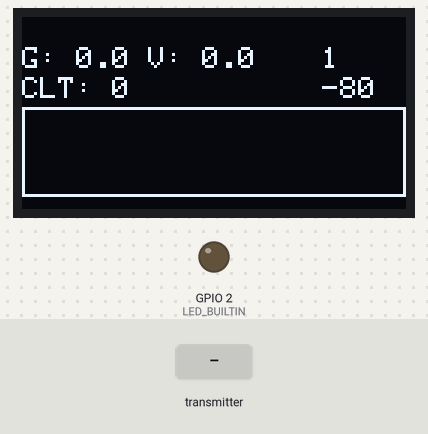
A sketch run on a simulated ESP32. Parts: 128×64 one-colour display, output pins drawn as LEDs (lit = HIGH). The inputs (shaded band) are chosen by the test bench. No radio packets arrive unless stated; what the sketch prints to the serial monitor is not drawn.

Above: at 1.3 s.
1.4 s: the transmitter starts sending value2 = 1024
At 1.7 s:
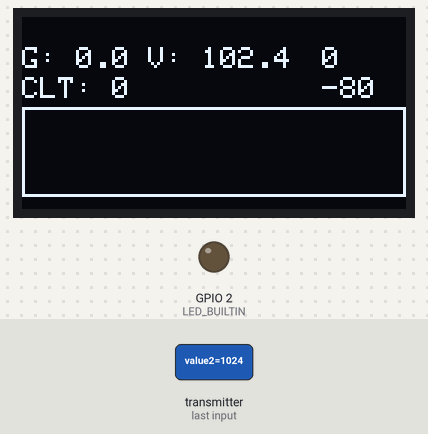
2.9 s: the transmitter starts sending value3 = 1024
At 3.6 s:
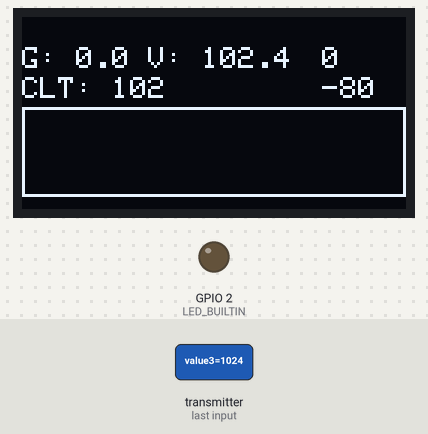
4.4 s: the transmitter starts sending value2 = 0
At 5.1 s:
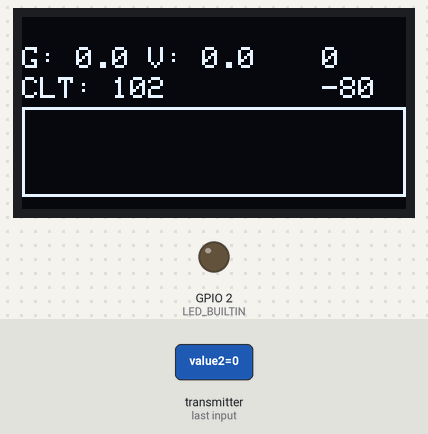
5.9 s: the transmitter starts sending value3 = 2048
At 7.0 s:
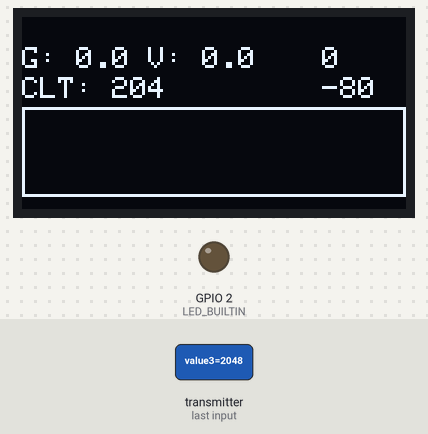
Timing chart, 0 to 8.4 s (numbered marks = the images above; inputs shaded):
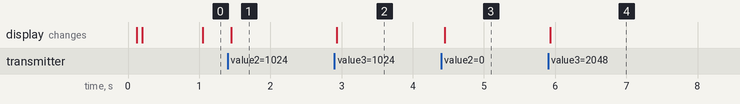

The sketch:

ESPLORAreceive_4.ino
```cpp
// Gas gauge sketch for TTGO LORA32 board
#include <SPI.h>
#include <LoRa.h>
#include <Wire.h>
#include <Adafruit_GFX.h>
#include <Adafruit_SSD1306.h> // screen code

#define OLED_RESET 4 // screen code
#define SCREEN_WIDTH 128 // OLED display width, in pixels
#define SCREEN_HEIGHT 64 // OLED display height, in pixels
#define SCREEN_ADDRESS 0x3C ///< See datasheet for Address; 0x3D for 128x64, 0x3C for 128x32
#define WIRE Wire1

Adafruit_SSD1306 display(SCREEN_WIDTH, SCREEN_HEIGHT, &Wire, OLED_RESET);

const int resetPin = 23;
const int csPin  = 18;
const int irqPin = 26;
String receiveString = "";

int a = 0;
int b = 0;
int c = 0;
int d = 0;
int clt = 0;
float batt = 0;
float battF = 0;
int fuel = 0;

float fuelLevelGallons = 0.0;
int fuelLevelGallonsX10 = 0;
int16_t fuelBarPixels = 0;
unsigned long lastTime = 0;
unsigned long currentTime = 0;
unsigned long howLong = 0;
float mapFloat(float x, float in_min, float in_max, float out_min, float out_max)
{
  return (x - in_min) * (out_max - out_min) / (in_max - in_min) + out_min;
}

struct DataPacket {
  int value1;
  int value2;
  int value3;
  bool redLightStruct;
  bool greenLightStruct;
  bool yellowLightStruct;
  bool whiteLightStruct;
  int pktNumStruct;   // counter
};

void setup() {
  pinMode(LED_BUILTIN, OUTPUT);
  Serial.begin(115200);
  delay(100);

  LoRa.setPins(csPin, resetPin, irqPin);
  if (!LoRa.begin(914500000)) {
    Serial.println("Starting LoRa failed");
    while (1);
    }
  LoRa.enableCrc();  //enable error correction
  LoRa.setSpreadingFactor(7);  // 7-12. Larger number will go farther but takes more time to transmit

  display.begin(SSD1306_SWITCHCAPVCC, 0x3C);
  display.clearDisplay();
  display.setTextSize(1);
  display.setTextColor(1);
  display.setCursor(0,0);
  display.display();


}

void loop() {

  int packetSize = LoRa.parsePacket();
  if (packetSize) {
    // Read packet into struct
    DataPacket receivedData;
    LoRa.readBytes((uint8_t*)&receivedData, sizeof(DataPacket));
    if (receivedData.value1 <= 200) {
      // Print received values
      Serial.print("FuelLevel: ");
      fuelLevelGallonsX10 = receivedData.value1;
      fuelLevelGallons = fuelLevelGallonsX10;
      fuelLevelGallons = fuelLevelGallons * 0.1;
      Serial.println(fuelLevelGallons);

      Serial.print("Batt: ");
      batt = (float) receivedData.value2;
      batt = batt * 0.1;
      Serial.println(batt);

      Serial.print("Coolant: ");
      clt = (int) receivedData.value3;
      clt = clt * 0.1;
      Serial.println(clt);
    }

    lastTime = millis();
    fuelBarPixels = (int16_t)(mapFloat(fuelLevelGallons, 0.0, 18.0, 0.0, 122.0) + 0.5);

    if (fuelBarPixels > 122) {
      fuelBarPixels = 122;
    }
  }
    //Send data to display
    display.clearDisplay();
    display.setTextSize(1);
    display.setTextColor(1);
    display.setCursor(0,10);
    display.print("G: ");
    display.print(fuelLevelGallons, 1);
    display.print(" V: ");
    display.print(batt, 1);
    display.setCursor(0,20);
    display.print("CLT: ");
    display.print(clt, 1);

    howLong = millis() - lastTime;
    howLong = howLong / 1000;
    display.setTextSize(1);
    display.setCursor(100, 10);
    display.print(howLong);
    display.setCursor(100, 20);
    display.print(LoRa.packetRssi());
    display.setCursor(42, 0);
    display.drawRect(0, 30, 128, 30, WHITE);
    display.fillRect(3, 33, fuelBarPixels, 24, WHITE);
    display.display();


}
```

Measured:
- after the input at 1.4 s, the display: changes after 0.05 s (image 1)
- after the input at 2.9 s, the display: changes at once (image 2)
- after the input at 4.4 s, the display: changes after 0.05 s (image 3)
- after the input at 5.9 s, the display: changes at once (image 4)
